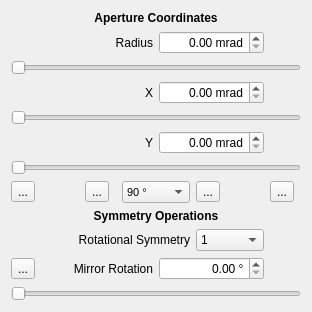
        <widget class="QWidget" name="VirtualApertureTab">
         <layout class="QVBoxLayout" name="verticalLayout_2">
          <item>
           <layout class="QGridLayout" name="VirtualApertureTabGrid" columnstretch="1,1,1,1,1,1,1,1" columnminimumwidth="31,31,31,31,31,31,31,31">
            <property name="sizeConstraint">
             <enum>QLayout::SetFixedSize</enum>
            </property>
            <item row="6" column="0" colspan="8">
             <widget class="QDoubleSlider" name="VrApX">
              <property name="orientation">
               <enum>Qt::Horizontal</enum>
              </property>
             </widget>
            </item>
            <item row="9" column="0">
             <widget class="QToolButton" name="VrApReset">
              <property name="text">
               <string>...</string>
              </property>
              <property name="icon">
               <iconset>
                <normaloff>icons/home.png</normaloff>icons/home.png</iconset>
              </property>
             </widget>
            </item>
            <item row="3" column="2" colspan="2">
             <widget class="QLabel" name="VrApRLabel">
              <property name="minimumSize">
               <size>
                <width>0</width>
                <height>0</height>
               </size>
              </property>
              <property name="maximumSize">
               <size>
                <width>16777215</width>
                <height>16777215</height>
               </size>
              </property>
              <property name="baseSize">
               <size>
                <width>0</width>
                <height>0</height>
               </size>
              </property>
              <property name="text">
               <string>Radius</string>
              </property>
              <property name="alignment">
               <set>Qt::AlignRight|Qt::AlignTrailing|Qt::AlignVCenter</set>
              </property>
             </widget>
            </item>
            <item row="7" column="2" colspan="2">
             <widget class="QLabel" name="VrApYLabel">
              <property name="text">
               <string>Y</string>
              </property>
              <property name="alignment">
               <set>Qt::AlignRight|Qt::AlignTrailing|Qt::AlignVCenter</set>
              </property>
             </widget>
            </item>
            <item row="13" column="0" colspan="8">
             <widget class="QDoubleSlider" name="VrApMirrRot">
              <property name="orientation">
               <enum>Qt::Horizontal</enum>
              </property>
             </widget>
            </item>
            <item row="5" column="2" colspan="2">
             <widget class="QLabel" name="VrApXLabel">
              <property name="text">
               <string>X</string>
              </property>
              <property name="alignment">
               <set>Qt::AlignRight|Qt::AlignTrailing|Qt::AlignVCenter</set>
              </property>
             </widget>
            </item>
            <item row="8" column="0" colspan="8">
             <widget class="QDoubleSlider" name="VrApY">
              <property name="orientation">
               <enum>Qt::Horizontal</enum>
              </property>
             </widget>
            </item>
            <item row="9" column="3" colspan="2">
             <widget class="QComboBox" name="VrApRotStep">
              <property name="font">
               <font>
                <pointsize>8</pointsize>
               </font>
              </property>
              <property name="sizeAdjustPolicy">
               <enum>QComboBox::AdjustToContents</enum>
              </property>
              <item>
               <property name="text">
                <string>90 °</string>
               </property>
              </item>
              <item>
               <property name="text">
                <string>60 °</string>
               </property>
              </item>
              <item>
               <property name="text">
                <string>45 °</string>
               </property>
              </item>
              <item>
               <property name="text">
                <string>30 °</string>
               </property>
              </item>
              <item>
               <property name="text">
                <string>22.5 °</string>
               </property>
              </item>
              <item>
               <property name="text">
                <string>10 °</string>
               </property>
              </item>
              <item>
               <property name="text">
                <string>5 °</string>
               </property>
              </item>
              <item>
               <property name="text">
                <string>2 °</string>
               </property>
              </item>
              <item>
               <property name="text">
                <string>1 °</string>
               </property>
              </item>
              <item>
               <property name="text">
                <string>0.5 °</string>
               </property>
              </item>
              <item>
               <property name="text">
                <string>0.25 °</string>
               </property>
              </item>
             </widget>
            </item>
            <item row="9" column="5">
             <widget class="QToolButton" name="VrApRotCW">
              <property name="text">
               <string>...</string>
              </property>
              <property name="icon">
               <iconset>
                <normaloff>icons/right_rotate.png</normaloff>icons/right_rotate.png</iconset>
              </property>
             </widget>
            </item>
            <item row="9" column="2">
             <widget class="QToolButton" name="VrApRotCCW">
              <property name="text">
               <string>...</string>
              </property>
              <property name="icon">
               <iconset>
                <normaloff>icons/left_rotate.png</normaloff>icons/left_rotate.png</iconset>
              </property>
             </widget>
            </item>
            <item row="4" column="0" colspan="8">
             <widget class="QDoubleSlider" name="VrApR">
              <property name="orientation">
               <enum>Qt::Horizontal</enum>
              </property>
             </widget>
            </item>
            <item row="10" column="0" colspan="8">
             <widget class="QLabel" name="VrAperSymmOptPanel">
              <property name="font">
               <font>
                <weight>75</weight>
                <bold>true</bold>
               </font>
              </property>
              <property name="text">
               <string>Symmetry Operations</string>
              </property>
              <property name="alignment">
               <set>Qt::AlignCenter</set>
              </property>
             </widget>
            </item>
            <item row="9" column="7">
             <widget class="QToolButton" name="VrApInvert">
              <property name="text">
               <string>...</string>
              </property>
              <property name="icon">
               <iconset>
                <normaloff>icons/invertColors.png</normaloff>icons/invertColors.png</iconset>
              </property>
             </widget>
            </item>
            <item row="2" column="0" colspan="8">
             <widget class="QLabel" name="VrAperCoordPanel">
              <property name="font">
               <font>
                <weight>75</weight>
                <bold>true</bold>
               </font>
              </property>
              <property name="text">
               <string>Aperture Coordinates</string>
              </property>
              <property name="alignment">
               <set>Qt::AlignCenter</set>
              </property>
             </widget>
            </item>
            <item row="11" column="5" colspan="2">
             <widget class="QComboBox" name="VrApSymm">
              <item>
               <property name="text">
                <string>1</string>
               </property>
              </item>
              <item>
               <property name="text">
                <string>2</string>
               </property>
              </item>
              <item>
               <property name="text">
                <string>3</string>
               </property>
              </item>
              <item>
               <property name="text">
                <string>4</string>
               </property>
              </item>
              <item>
               <property name="text">
                <string>6</string>
               </property>
              </item>
             </widget>
            </item>
            <item row="11" column="0" colspan="5">
             <widget class="QLabel" name="VrApSymmLabel">
              <property name="text">
               <string>Rotational Symmetry</string>
              </property>
              <property name="alignment">
               <set>Qt::AlignRight|Qt::AlignTrailing|Qt::AlignVCenter</set>
              </property>
             </widget>
            </item>
            <item row="12" column="0">
             <widget class="QToolButton" name="VrApMirror">
              <property name="text">
               <string>...</string>
              </property>
              <property name="icon">
               <iconset>
                <normaloff>icons/mirrored.png</normaloff>icons/mirrored.png</iconset>
              </property>
             </widget>
            </item>
            <item row="12" column="1" colspan="3">
             <widget class="QLabel" name="VrApMirrRotLabel">
              <property name="text">
               <string>Mirror Rotation</string>
              </property>
              <property name="alignment">
               <set>Qt::AlignRight|Qt::AlignTrailing|Qt::AlignVCenter</set>
              </property>
             </widget>
            </item>
            <item row="7" column="4" colspan="3">
             <widget class="QDoubleSpinBox" name="VrApY_NF">
              <property name="alignment">
               <set>Qt::AlignRight|Qt::AlignTrailing|Qt::AlignVCenter</set>
              </property>
              <property name="suffix">
               <string> mrad</string>
              </property>
             </widget>
            </item>
            <item row="5" column="4" colspan="3">
             <widget class="QDoubleSpinBox" name="VrApX_NF">
              <property name="alignment">
               <set>Qt::AlignRight|Qt::AlignTrailing|Qt::AlignVCenter</set>
              </property>
              <property name="suffix">
               <string> mrad</string>
              </property>
             </widget>
            </item>
            <item row="3" column="4" colspan="3">
             <widget class="QDoubleSpinBox" name="VrApR_NF">
              <property name="minimumSize">
               <size>
                <width>0</width>
                <height>0</height>
               </size>
              </property>
              <property name="maximumSize">
               <size>
                <width>16777215</width>
                <height>16777215</height>
               </size>
              </property>
              <property name="baseSize">
               <size>
                <width>62</width>
                <height>0</height>
               </size>
              </property>
              <property name="alignment">
               <set>Qt::AlignRight|Qt::AlignTrailing|Qt::AlignVCenter</set>
              </property>
              <property name="suffix">
               <string> mrad</string>
              </property>
             </widget>
            </item>
            <item row="12" column="4" colspan="3">
             <widget class="QDoubleSpinBox" name="VrApMirrRot_NF">
              <property name="alignment">
               <set>Qt::AlignRight|Qt::AlignTrailing|Qt::AlignVCenter</set>
              </property>
              <property name="suffix">
               <string> °</string>
              </property>
             </widget>
            </item>
           </layout>
          </item>
         </layout>
        </widget>
